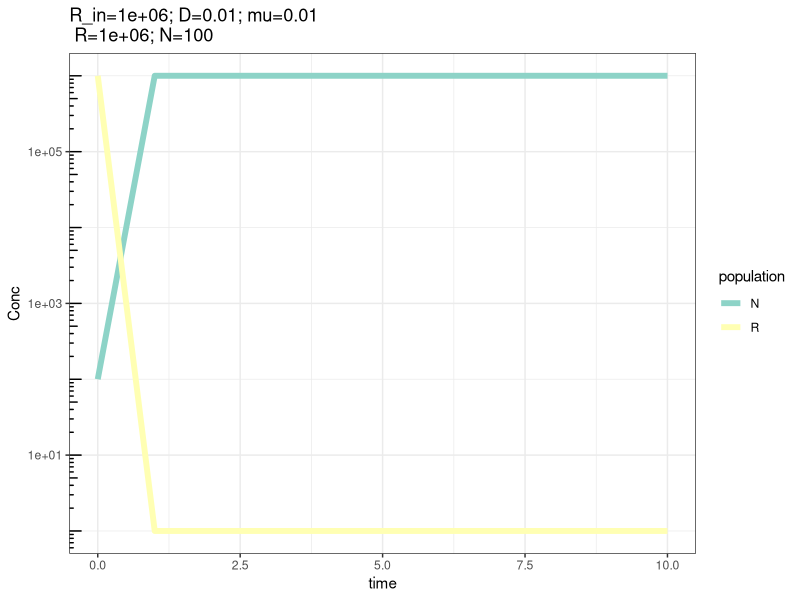
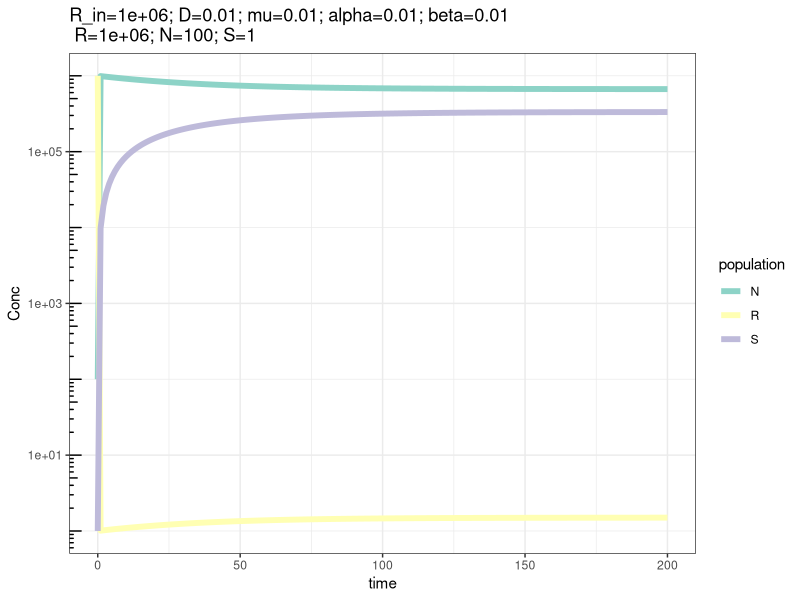
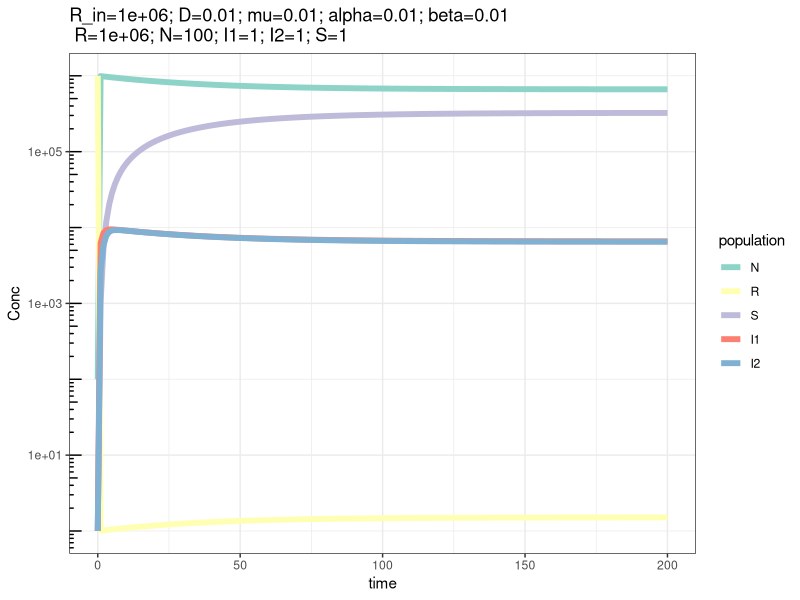
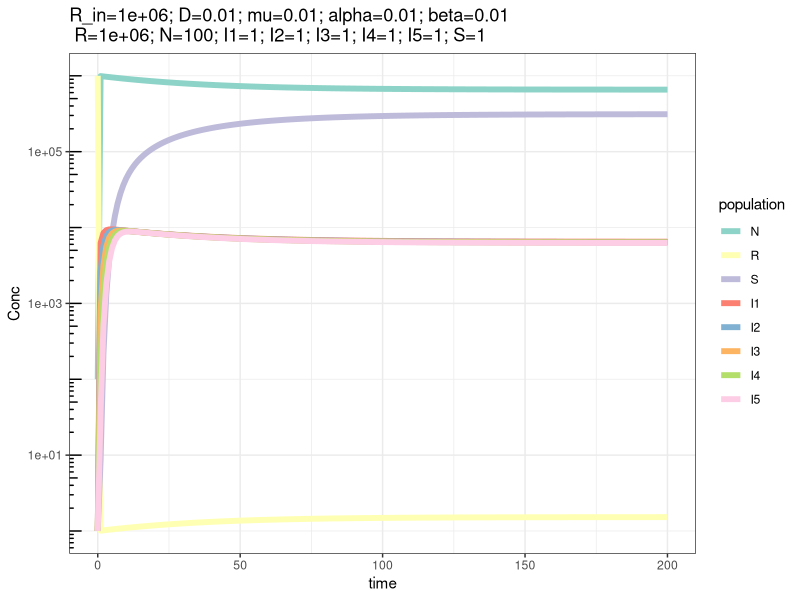
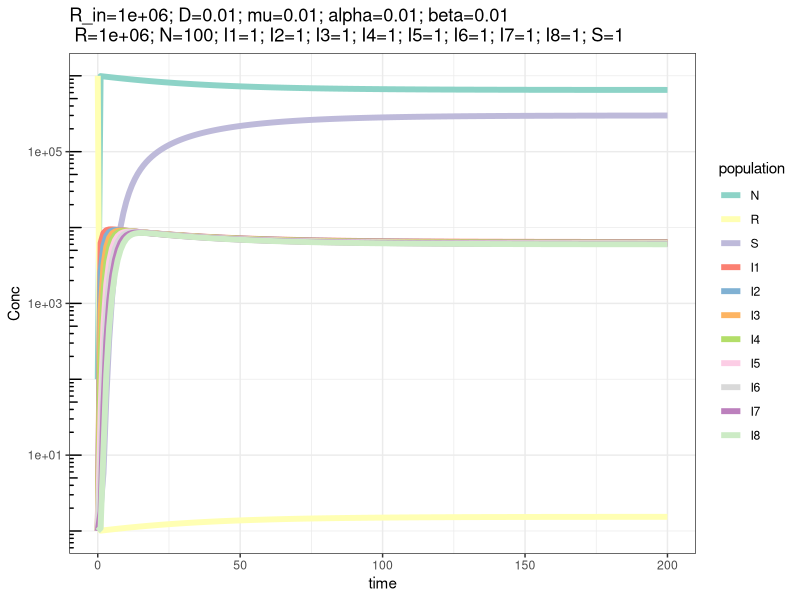
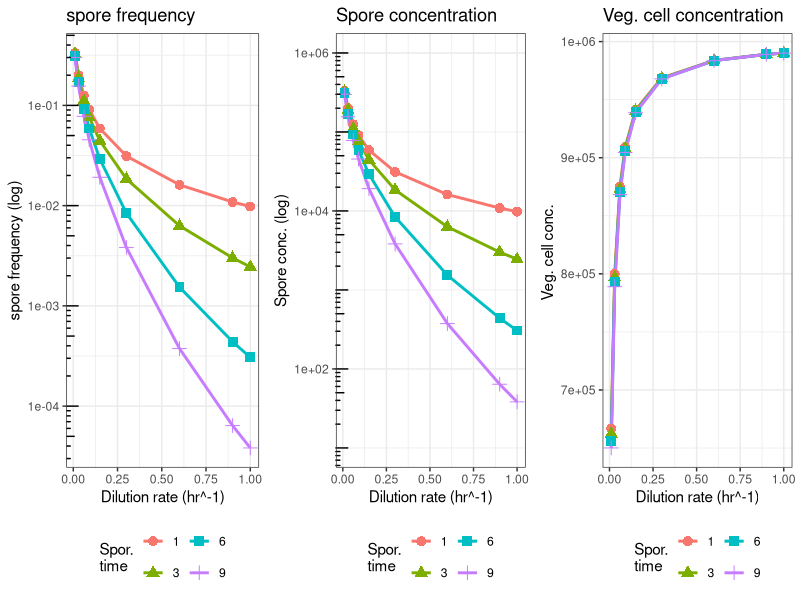
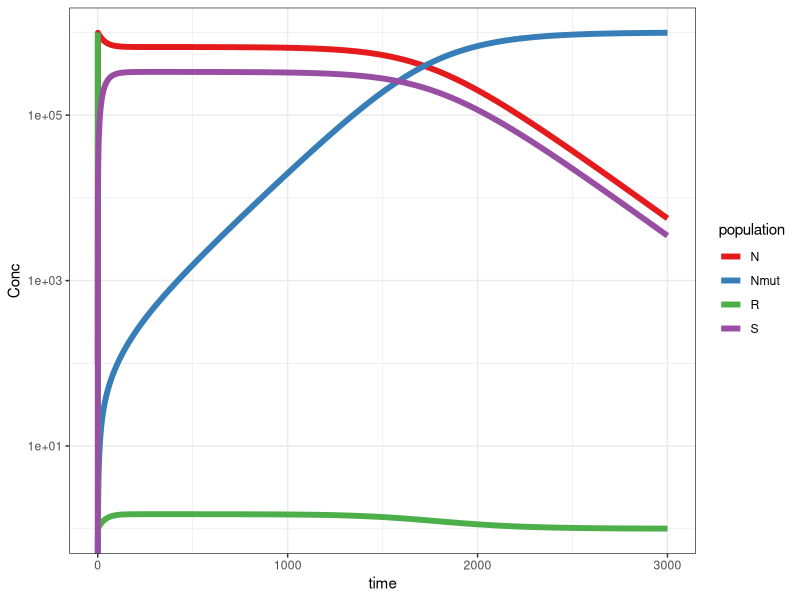

R code for these plots, in order:
## ---- chunk 1
knitr::opts_chunk$set(echo = TRUE)
#Clear environment
rm(list=ls())
pd=par()
#Load necessary library
library(deSolve)
library(tidyverse)
## ---- chunk 2
chemostat <- function(t,current,params){
  with(as.list(c(params,current)), {
    #list the equations for the derivatives of each state variable
    #R is the resource
    dR <- D * (R_in - R) - mu * R * N 
    #N are the bacteria 
    dN <- mu * R * N - D * N 
    
    results <- c(dR, dN)
    return (list(results))
  })
}

###define parameters
# resource in inflow
R_in <- 1e6
#dilution rate
D <- 0.01
# growth rate
mu <- D
# all parameters together
params <- c(R_in=R_in, D=D, mu=mu)

#declare initial conditions for state variables
current0 <- c(R = R_in, N = 100)

#define the time to run model
t <- seq (0, 10, by=1)

#solve the model and save the output
# out <- lsoda(current0, t, chemostat, params)
# 
# # transform to long format for ggplot
# out.l <- gather(as.data.frame(out), key='population', value='Conc', colnames(out)[-1])
# # To savve time I will save the results of the first run and read results from file next times
# write_csv(out.l, "./summary1_output/out_01.csv")
out.l <- read_csv("./summary1_output/out_01.csv")
#plot
ggplot(out.l, aes(x=time, y=Conc))+
  geom_line(aes(color=population),size=2)+
  scale_y_log10()+
  annotation_logticks(sides = 'l')+
  theme_bw()+
  scale_colour_brewer(palette='Set3')+
  ggtitle(paste(
    paste0(paste(names(params)),'=',paste(params), collapse = '; '),'\n',
    paste0(paste(names(current0)),'=',paste(current0), collapse = '; ')))

## ---- chunk 3
chemostat1 <- function(t,current,params){
  with(as.list(c(params,current)), {
    #list the equations for the derivatives of each state variable
    #R is the resource
    dR <- D * (R_in - R) - mu * R * N 
    
    #N are the bacteria 
    dN <- mu * R * N - D * N - alpha * N + beta * S
    #S are the spores 
    dS <- alpha * N - beta * S - D*S
    
    results <- c(dR, dN, dS)
    return (list(results))
  })
}

###define parameters
# resource in inflow
R_in <- 1e6
#dilution rate
D <- 0.01
# growth rate
mu <- D
# probaility of sporulation
alpha <- 0.01
#probability of reactivation of spores
beta <- 0.01

# all parameters together
params <- c(R_in=R_in, D=D, mu=mu, alpha=alpha, beta=beta)

#declare initial conditions for state variables
current1 <- c(R = R_in, N = 100, S=1)


#define the time to run model
t <- seq (0, 200, by=1)

# #solve the model and save the output
# out <- lsoda(current1, t, chemostat1, params)
# 
# # transform to long format for ggplot
# out.l <- gather(as.data.frame(out), key='population', value='Conc', colnames(out)[-1])
# # To save time I will save the results of the first run and read results from file next times
# write_csv(out.l, "./summary1_output/out_02.csv")
out.l <- read_csv("./summary1_output/out_02.csv")
#plot
ggplot(out.l, aes(x=time, y=Conc))+
  geom_line(aes(color=population), size=2)+
  scale_y_log10()+
  annotation_logticks(sides = 'l')+
  theme_bw()+
  scale_colour_brewer(palette='Set3')+
  ggtitle(paste(
    paste0(paste(names(params)),'=',paste(params), collapse = '; '),'\n',
    paste0(paste(names(current1)),'=',paste(current1), collapse = '; ')))

## ---- chunk 4
chemostat3 <- function(t,current,params){
  with(as.list(c(params,current)), {
    #list the equations for the derivatives of each state variable
    #R is the resource
    dR <- D * (R_in - R) - mu * R * N 
    
    #N are the bacteria 
    dN <- mu * R * N - D * N - alpha * N + beta * S
        # Sporulation takes 3 time steps. modeled as 3 population maturing through the process
    dI1 <- alpha * N - I1 - D*I1
    dI2 <- I1  - I2 - D*I2
    #S are the spores 
    dS <- I2 - beta * S - D*S
    
    results <- c(dR, dN, dI1, dI2, dS)
    return (list(results))
  })
}


#declare initial conditions for state variables
current3 <- c(R = R_in, N = 100, I1=1, I2=1,S=1)
#define the time to run model
t <- seq (0, 200, by=1)

#solve the model and save the output
# out <- lsoda(current3, t, chemostat3, params)
# 
# # transform to long format for ggplot
# out.l <- gather(as.data.frame(out), key='population', value='Conc', colnames(out)[-1])
# # To save time I will save the results of the first run and read results from file next times
# write_csv(out.l, "./summary1_output/out_03.csv")
out.l <- read_csv("./summary1_output/out_03.csv")
out.l$population <- as.factor(out.l$population)
out.l$population <-factor(out.l$population, levels = c('N', 'R', 'S','I1','I2'))

#plot
ggplot(out.l, aes(x=time, y=Conc))+
  geom_line(aes(color=population), size=2)+
  scale_y_log10()+
  annotation_logticks(sides = 'l')+
  theme_bw()+
  scale_colour_brewer(palette='Set3')+
  ggtitle(paste(
    paste0(paste(names(params)),'=',paste(params), collapse = '; '),'\n',
    paste0(paste(names(current3)),'=',paste(current3), collapse = '; ')))

## ---- chunk 5
chemostat6 <- function(t,current,params){
  with(as.list(c(params,current)), {
    #list the equations for the derivatives of each state variable
    #R is the resource
    dR <- D * (R_in - R) - mu * R * N 
    
    #N are the bacteria 
    dN <- mu * R * N - D * N - alpha * N + beta * S
    
    # Sporulation takes 6 time steps. modeled as 6 population maturig through the process
    dI1 <- alpha * N - I1 - D*I1
    dI2 <- I1  - I2 - D*I2
    dI3 <- I2 - I3 - D*I3
    dI4 <- I3 - I4 - D*I4
    dI5 <- I4 - I5 - D*I5
    dS <- I5 - beta * S - D*S
    
    results <- c(dR, dN, dI1, dI2,dI3,dI4,dI5, dS)
    return (list(results))
  })
}
chemostat9 <- function(t,current,params){
  with(as.list(c(params,current)), {
    #list the equations for the derivatives of each state variable
    #R is the resource
    dR <- D * (R_in - R) - mu * R * N 
    
    #N are the bacteria 
    dN <- mu * R * N - D * N - alpha * N + beta * S
    
    # Sporulation takes 9 time steps. modeled as 9 population maturing through the process
    dI1 <- alpha * N - I1 - D*I1
    dI2 <- I1 - I2 - D*I2
    dI3 <- I2 - I3 - D*I3
    dI4 <- I3 - I4 - D*I4
    dI5 <- I4 - I5 - D*I5
    dI6 <- I5 - I6 - D*I6
    dI7 <- I6 - I7 - D*I7
    dI8 <- I7 - I8 - D*I8
    dS  <- I8 - beta * S - D*S
    
    results <- c(dR, dN, dI1, dI2,dI3,dI4,dI5,dI6, dI7, dI8, dS)
    return (list(results))
  })
}

current6 <- c(R = R_in, N = 100, I1=1, I2=1,I3=1, I4=1,I5=1,S=1)
current9 <- c(R = R_in, N = 100, I1=1, I2=1,I3=1, I4=1,I5=1,I6=1, I7=1,I8=1,S=1)

# out <- lsoda(current6, t, chemostat6, params)
# # transform to long format for ggplot
# out.l <- gather(as.data.frame(out), key='population', value='Conc', colnames(out)[-1])
# # To save time I will save the results of the first run and read results from file next times
# write_csv(out.l, "./summary1_output/out_04.csv")
out.l <- read_csv("./summary1_output/out_04.csv")
out.l$population <- as.factor(out.l$population)
out.l$population <-factor(out.l$population, levels = c('N', 'R', 'S','I1','I2','I3','I4','I5'))

#plot
ggplot(out.l, aes(x=time, y=Conc))+
  geom_line(aes(color=population), size=2)+
  scale_y_log10()+
  annotation_logticks(sides = 'l')+
  theme_bw()+
  scale_colour_brewer(palette='Set3')+
  ggtitle(paste(
    paste0(paste(names(params)),'=',paste(params), collapse = '; '),'\n',
    paste0(paste(names(current6)),'=',paste(current6), collapse = '; ')))


# out <- lsoda(current9, t, chemostat9, params)
# # transform to long format for ggplot
# out.l <- gather(as.data.frame(out), key='population', value='Conc', colnames(out)[-1])
# # To save time I will save the results of the first run and read results from file next times
# write_csv(out.l, "./summary1_output/out_05.csv")
out.l <- read_csv("./summary1_output/out_05.csv")
out.l$population <- as.factor(out.l$population)
out.l$population <-factor(out.l$population, levels = c('N', 'R', 'S','I1','I2','I3','I4','I5','I6','I7','I8'))

#plot
ggplot(out.l, aes(x=time, y=Conc))+
  geom_line(aes(color=population), size=2)+
  scale_y_log10()+
  annotation_logticks(sides = 'l')+
  theme_bw()+
  scale_colour_brewer(palette='Set3')+
  ggtitle(paste(
    paste0(paste(names(params)),'=',paste(params), collapse = '; '),'\n',
    paste0(paste(names(current9)),'=',paste(current9), collapse = '; ')))



## ---- chunk 6
# t <- seq (0, 500, by=1)
# 
# 
# d.rates <- data.frame(dilution=rep(c(0.01,0.03,0.06,0.09,0.15,0.3,0.6,0.9,1),4), 
#                       spo.time= as.numeric(rep(c(1,3,6,9),each=9)),ratio=NA, N=NA, S=NA)
# 
# for (i in 1:nrow(d.rates)){
#   #dilution rate
#   D <- d.rates$dilution[i]
#   mu <- D
#   # all parameters together
#   params <- c(R_in, D, mu, alpha, beta)
#   t.spo <- d.rates$spo.time[i]
#   if (t.spo==1){
#     current1 <- c(R = R_in, N = 100, S=1)
#     out <- lsoda(current1, t, chemostat1, params)
#     
#   } else if (t.spo==3){
#     current3 <- c(R = R_in, N = 100, I1=1, I2=1,S=1)
#     out <- lsoda(current3, t, chemostat3, params)
#     
#   } else if (t.spo==6){
#     current6 <- c(R = R_in, N = 100, I1=1, I2=1,I3=1, I4=1,I5=1,S=1)
#     out <- lsoda(current6, t, chemostat6, params)
#     
#   } else if (t.spo==9){
#     current9 <- c(R = R_in, N = 100, I1=1, I2=1,I3=1, I4=1,I5=1,I6=1, I7=1,I8=1,S=1)
#     out <- lsoda(current9, t, chemostat9, params)
#     
#   }
#   
#   rel <- as.data.frame(out)
#   rel$all <- apply(X = rel[,3:ncol(rel)],MARGIN = 1,FUN = sum)
#   rel$rel <- rel$S/rel$all
#   d.rates$ratio[i] <- rel$rel[nrow(rel)]
#   d.rates$N[i] <- rel$N[nrow(rel)]
#   d.rates$S[i] <- rel$S[nrow(rel)]
# }
# write_csv(d.rates, "./summary1_output/out_06.csv")
d.rates <- read_csv("./summary1_output/out_06.csv")
p1 <- 
  ggplot(d.rates, aes(x=dilution, y=ratio))+
  geom_line(aes(color=as.factor(spo.time)),size=1)+
  geom_point(aes(shape=as.factor(spo.time),color=as.factor(spo.time)),size=3)+
  scale_color_discrete(name="Spor.\ntime")+
  scale_shape_discrete(name="Spor.\ntime")+
  scale_y_log10(breaks=c(1e-1,1e-2,1e-3,1e-4))+
  ylab("spore frequency (log)")+
  xlab("Dilution rate (hr^-1)")+ theme_bw()+
  theme(legend.position = "bottom")+
  annotation_logticks(sides = 'l')+
  guides(col = guide_legend(nrow = 2))+
  ggtitle("spore frequency")

p2 <- 
  ggplot(d.rates, aes(x=dilution, y=S))+
  geom_line(aes(color=as.factor(spo.time)),size=1)+
  geom_point(aes(shape=as.factor(spo.time),color=as.factor(spo.time)),size=3)+
  scale_color_discrete(name="Spor.\ntime")+
  scale_shape_discrete(name="Spor.\ntime")+
  scale_y_log10(limits=c(1e1,1e6))+
  ylab("Spore conc. (log)")+
  xlab("Dilution rate (hr^-1)")+ theme_bw()+
  theme(legend.position = "bottom")+
  annotation_logticks(sides = 'l')+
  guides(col = guide_legend(nrow = 2))+
  ggtitle("Spore concentration")
p3 <- 
  ggplot(d.rates, aes(x=dilution, y=N))+
  geom_line(aes(color=as.factor(spo.time)),size=1)+
  geom_point(aes(shape=as.factor(spo.time),color=as.factor(spo.time)),size=3)+
  scale_color_discrete(name="Spor.\ntime")+
  scale_shape_discrete(name="Spor.\ntime")+
  # scale_y_log10(limits=c(1e1,1e6))+ 
  ylab("Veg. cell conc. ")+
  xlab("Dilution rate (hr^-1)")+ theme_bw()+
  theme(legend.position = "bottom")+
  # annotation_logticks(sides = 'l')+
  guides(col = guide_legend(nrow = 2))+
  ggtitle("Veg. cell concentration")

library(gridExtra)
grid.arrange(p1,p2,p3,nrow=1)


## ---- chunk 7
chemostat1.mut <- function(t,current,params){
  with(as.list(c(params,current)), {
    #list the equations for the derivatives of each state variable
    #R is the resource
    dR <- D * (R_in - R) - mu * R * (N+Nmut) 
    
    #N are the sporulating bacteria 
    dN <- mu * R * N - D * N - alpha * N + beta * S - loss * N
    # Nmut are the spo- mutants
    dNmut <- mu * R * Nmut - D*Nmut +loss * N
    
    #S are the spores 
    dS <- alpha * N - beta * S - D*S
    
    
    results <- c(dR, dN,dNmut, dS)
    return (list(results))
  })
}

#loss of sporulation by mutation
loss <- 1e-6


# all parameters together
params1 <- c(R_in, D, mu, alpha, beta, loss)
#declare initial conditions for state variables
current1 <- c(R = R_in, N = 1e2, Nmut=0, S=0)
#define the time to run model
t <- seq (0, 3000, by=1)

#solve the model and save the output
out <- lsoda(current1, t, chemostat1.mut, params1)
out.l <- gather(as.data.frame(out), key='population', value='Conc', colnames(out)[-1])

# ggplot(out.l[out.l$population!='R',], aes(x=time, y=Conc))+
ggplot(out.l, aes(x=time, y=Conc))+
  geom_line(aes(color=population), size=2)+
  scale_y_log10()+
  theme_bw()+
  scale_colour_brewer(palette='Set1')
